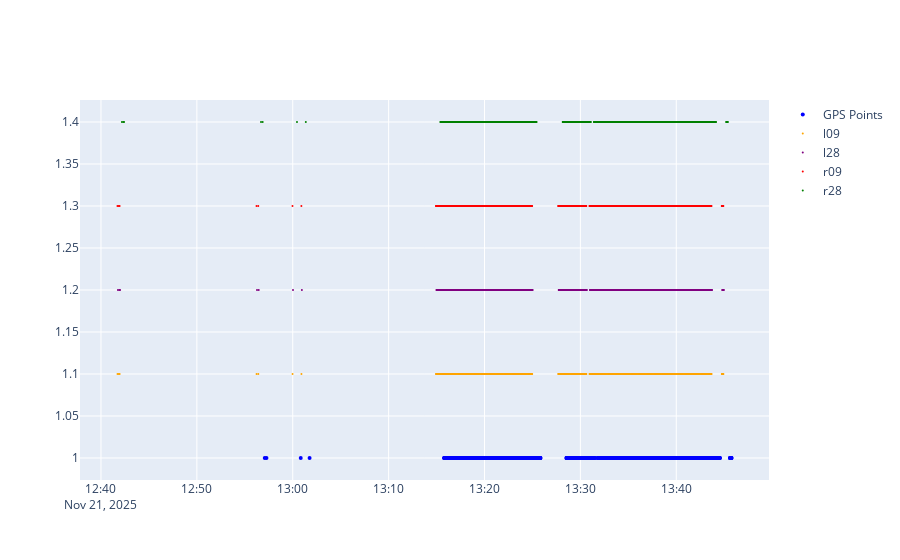

Notebook code cell kept with this figure:
### Code cell
# Plot unaligned:
import plotly.graph_objects as go


def plot_aligned_data(gps_points, cameras, camera_offsets=None):
    fig = go.Figure()

    timestamps = [p.time.astimezone(NZDT) for p in gps_points]
    fig.add_trace(
        go.Scatter(
            x=timestamps,
            y=[1] * len(timestamps),
            mode="markers",
            name="GPS Points",
            marker=dict(size=4, color="blue"),
        )
    )

    # Plot camera points:
    colors = {"r09": "red", "r28": "green", "l09": "orange", "l28": "purple"}
    for idx, (cam, images) in enumerate(cameras.items()):
        offset = timedelta(seconds=camera_offsets[cam]) if camera_offsets is not None else timedelta(seconds=0)
        timestamps = [img.timestamp + offset for img in images]
        fig.add_trace(
            go.Scatter(
                x=timestamps,
                y=[1 + (idx + 1) / 10] * len(timestamps),
                mode="markers",
                name=cam,
                marker=dict(size=2, color=colors[cam]),
            )
        )

    fig.show()


plot_aligned_data(gps_points, cameras, None)

### Figure 1 — Plotly figure (JSON) as saved in the notebook; plotly's stock layout.template omitted (floating-point values rounded to 4 significant figures; data arrays with more than 128 entries replaced by an {"elided": "..."} marker saying what was removed)
{"data": [{"marker": {"color": "blue", "size": 4}, "mode": "markers", "name": "GPS Points", "type": "scatter", "x": {"elided": "1562 str values"}, "y": {"elided": "1562 int values"}}, {"marker": {"color": "orange", "size": 2}, "mode": "markers", "name": "l09", "type": "scatter", "x": {"elided": "787 str values"}, "y": {"elided": "787 float values"}}, {"marker": {"color": "purple", "size": 2}, "mode": "markers", "name": "l28", "type": "scatter", "x": {"elided": "787 str values"}, "y": {"elided": "787 float values"}}, {"marker": {"color": "red", "size": 2}, "mode": "markers", "name": "r09", "type": "scatter", "x": {"elided": "787 str values"}, "y": {"elided": "787 float values"}}, {"marker": {"color": "green", "size": 2}, "mode": "markers", "name": "r28", "type": "scatter", "x": {"elided": "787 str values"}, "y": {"elided": "787 float values"}}], "layout": {}}
